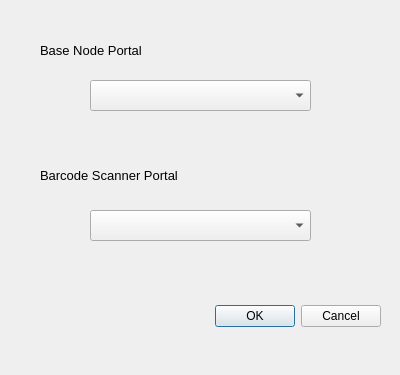
<?xml version="1.0" encoding="UTF-8"?>
<ui version="4.0">
 <class>Dialog_setting</class>
 <widget class="QDialog" name="Dialog_setting">
  <property name="geometry">
   <rect>
    <x>0</x>
    <y>0</y>
    <width>400</width>
    <height>375</height>
   </rect>
  </property>
  <property name="windowTitle">
   <string>COM Setting</string>
  </property>
  <widget class="QDialogButtonBox" name="buttonBox">
   <property name="geometry">
    <rect>
     <x>40</x>
     <y>300</y>
     <width>341</width>
     <height>32</height>
    </rect>
   </property>
   <property name="orientation">
    <enum>Qt::Horizontal</enum>
   </property>
   <property name="standardButtons">
    <set>QDialogButtonBox::Cancel|QDialogButtonBox::Ok</set>
   </property>
  </widget>
  <widget class="QComboBox" name="cb_base_portal">
   <property name="geometry">
    <rect>
     <x>90</x>
     <y>80</y>
     <width>221</width>
     <height>31</height>
    </rect>
   </property>
  </widget>
  <widget class="QComboBox" name="cb_barcode_portal">
   <property name="geometry">
    <rect>
     <x>90</x>
     <y>210</y>
     <width>221</width>
     <height>31</height>
    </rect>
   </property>
  </widget>
  <widget class="QLabel" name="label">
   <property name="geometry">
    <rect>
     <x>40</x>
     <y>40</y>
     <width>131</width>
     <height>21</height>
    </rect>
   </property>
   <property name="font">
    <font>
     <pointsize>10</pointsize>
    </font>
   </property>
   <property name="text">
    <string>Base Node Portal</string>
   </property>
  </widget>
  <widget class="QLabel" name="label_2">
   <property name="geometry">
    <rect>
     <x>40</x>
     <y>160</y>
     <width>181</width>
     <height>31</height>
    </rect>
   </property>
   <property name="font">
    <font>
     <pointsize>10</pointsize>
    </font>
   </property>
   <property name="text">
    <string>Barcode Scanner Portal</string>
   </property>
  </widget>
 </widget>
 <resources/>
 <connections>
  <connection>
   <sender>buttonBox</sender>
   <signal>accepted()</signal>
   <receiver>Dialog_setting</receiver>
   <slot>accept()</slot>
   <hints>
    <hint type="sourcelabel">
     <x>248</x>
     <y>254</y>
    </hint>
    <hint type="destinationlabel">
     <x>157</x>
     <y>274</y>
    </hint>
   </hints>
  </connection>
  <connection>
   <sender>buttonBox</sender>
   <signal>rejected()</signal>
   <receiver>Dialog_setting</receiver>
   <slot>reject()</slot>
   <hints>
    <hint type="sourcelabel">
     <x>316</x>
     <y>260</y>
    </hint>
    <hint type="destinationlabel">
     <x>286</x>
     <y>274</y>
    </hint>
   </hints>
  </connection>
 </connections>
</ui>
